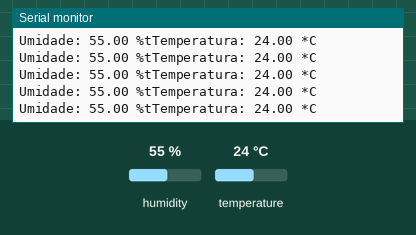
Simulated run of this sketch. Board: Arduino Uno, built with avr-gcc and run on an emulated ATmega328P. On the bench: the last lines printed to the serial monitor. The test bench sets the inputs (shaded band); at power-on: humidity 55 %, temperature 24 °C.

Above: at 2.8 s.
2.9 s: humidity set to 22 %
At 4.16 s:
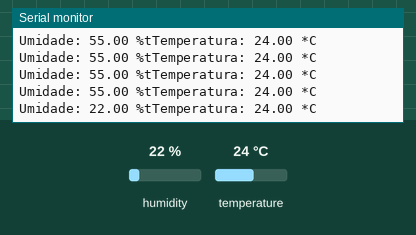
8.9 s: temperature set to 12 °C
At 8.98 s:
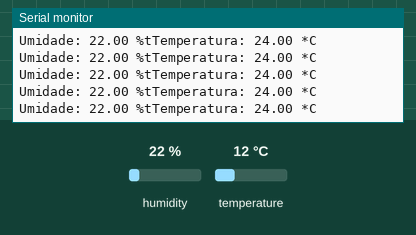
14.9 s: humidity set to 40 %
At 14.97 s:
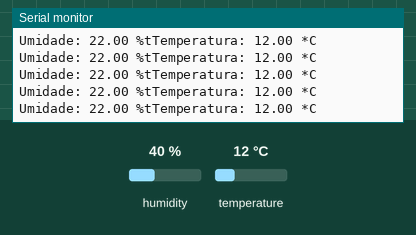
Timing chart, 0 to 17.9 s (numbered marks = the images above; inputs shaded):
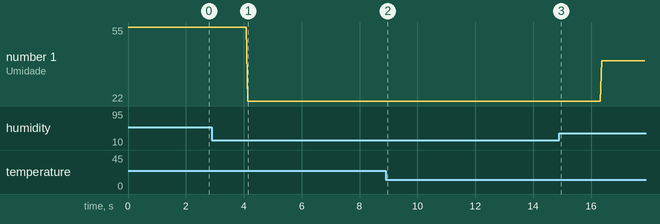

Measured:
- after the input at 2.9 s, the serial monitor: prints a new line after 1.2 s (image 1)
- plotted number 1: 55 → 22 after the input at 2.9 s, 22 → 40 after the input at 14.9 s

The sketch:

fabricioTemperatura.ino
```cpp
#include "DHT.h"

#define DHTPIN A1 // pino que estamos conectado
#define DHTTYPE DHT22 // DHT 11

// Conecte pino 1 do sensor (esquerda) ao +5V
// Conecte pino 2 do sensor ao pino de dados definido em seu Arduino
// Conecte pino 4 do sensor ao GND
// Conecte o resistor de 10K entre pin 2 (dados)
// e ao pino 1 (VCC) do sensor
DHT dht(DHTPIN, DHTTYPE);

void setup()
{
  Serial.begin(9600);
  Serial.println("DHTxx test!");
  dht.begin();
}

void loop()
{
  // A leitura da temperatura e umidade pode levar 250ms!
  // O atraso do sensor pode chegar a 2 segundos.
  float h = dht.readHumidity();
  float t = dht.readTemperature();
  // testa se retorno é valido, caso contrário algo está errado.
  if (isnan(t) || isnan(h))
  {
    Serial.println("Failed to read from DHT");
  }
  else
  {
    Serial.print("Umidade: ");
    Serial.print(h);
    Serial.print(" %t");
    Serial.print("Temperatura: ");
    Serial.print(t);
    Serial.println(" *C");
  }
}
```
